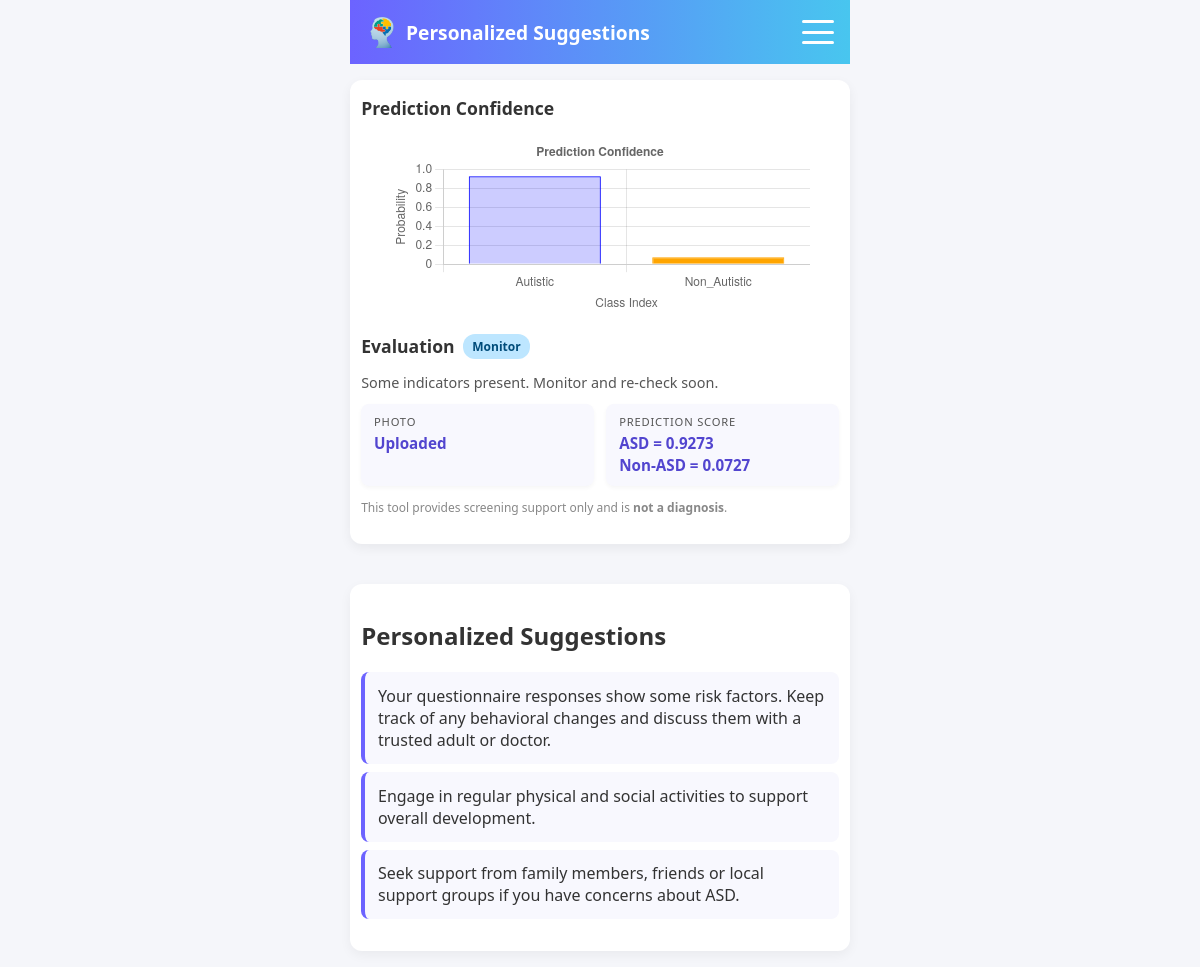
The page /suggestions.php (signed in) on the database its author committed.
### tables this page shows
CREATE TABLE questionnaires (
        id INTEGER PRIMARY KEY AUTOINCREMENT,
        user_id INTEGER NOT NULL,
        answers TEXT NOT NULL,
        score INTEGER NOT NULL,
        created_at DATETIME DEFAULT CURRENT_TIMESTAMP,
        FOREIGN KEY(user_id) REFERENCES users(id)
    );

### config.php (called while the page is built, shortened)
<?php
$DATABASE_PATH = __DIR__ . '/data/app.sqlite';
function get_db() {
    global $DATABASE_PATH;
    $pdo = new PDO('sqlite:' . $DATABASE_PATH);
    $pdo->setAttribute(PDO::ATTR_ERRMODE, PDO::ERRMODE_EXCEPTION);
    return $pdo;
}
function get_latest_detection($userId) {
    $pdo = get_db();
    $stmt = $pdo->prepare('SELECT * FROM results WHERE user_id = :user_id ORDER BY created_at DESC LIMIT 1');
    $stmt->execute([':user_id' => $userId]);
    return $stmt->fetch(PDO::FETCH_ASSOC);
}
function get_latest_questionnaire($userId) {
    $pdo = get_db();
    $stmt = $pdo->prepare('SELECT * FROM questionnaires WHERE user_id = :user_id ORDER BY created_at DESC LIMIT 1');
    $stmt->execute([':user_id' => $userId]);
    return $stmt->fetch(PDO::FETCH_ASSOC);
}
function generate_suggestions($userId) {
    $suggestions = [];
    $latestDetection = get_latest_detection($userId);
    $latestQuestionnaire = get_latest_questionnaire($userId);
    $score = $latestQuestionnaire['score'] ?? null;
    if ($score !== null) {
        if ($score >= 7) {
            $suggestions[] = 'Your questionnaire responses indicate a higher risk. Schedule an appointment with a healthcare professional.';
        } elseif ($score >= 4) {
            $suggestions[] = 'Your questionnaire responses show some risk factors. Keep track of any behavioral changes and discuss them with a trusted adult or doctor.';
        } else {
            $suggestions[] = 'Your questionnaire responses indicate minimal risk. Continue healthy development and activities.';
        }
    }
    $suggestions[] = 'Engage in regular physical and social activities to support overall development.';
    $suggestions[] = 'Seek support from family members, friends or local support groups if you have concerns about ASD.';
    return $suggestions;
}

### suggestions.php (the view, shortened to what this page needs)
<?php
require_once __DIR__ . '/config.php';
$userId = $_SESSION['user_id'];
$latestDetection = get_latest_detection($userId);
$latestQuestionnaire = get_latest_questionnaire($userId);
$photoUploaded = ($latestDetection !== null);
$score = null;
if ($latestQuestionnaire) {
    $score = $latestQuestionnaire['score'];
}
$classification = null;
$note = '';
$badgeClass = '';
if ($photoUploaded && $latestQuestionnaire) {
    if ($score !== null && $score >= 6) {
        $classification = 'ASD';
        $badgeClass = 'badge-asd';
        $note = 'Elevated indicators <strong>detected</strong>. Consider consulting a professional.';
    } elseif ($score !== null && $score >= 4) {
        $classification = 'Monitor';
        $badgeClass = 'badge-monitor';
        $note = 'Some indicators present. Monitor and re‑check soon.';
    } else {
        $classification = 'No ASD';
        $badgeClass = 'badge-noas';
        $note = 'No immediate concerns from current inputs.';
    }
}
$suggestions = ($classification) ? generate_suggestions($userId) : [];
?>
<!DOCTYPE html>
<html lang="en">
<head>
    <link rel="stylesheet" href="assets/styles.css">
</head>
<body>
    <div class="mobile-header">
        <div class="logo-name">
            <img src="assets/autism1.png" alt="ASD art">
            <span>Personalized Suggestions</span>
        </div>
        <label for="menu-toggle" class="burger" aria-label="Toggle navigation">
            <span></span>
            <span></span>
            <span></span>
        </label>
    </div>
    <main>
        <?php if (!$classification): ?>
        <div class="container">
            <p>You must complete both the photo upload and the questionnaire to see your personalized evaluation and suggestions.</p>
            <?php if (!$photoUploaded): ?>
                <p>Please visit the <a href="detection.php">Face Detection</a> page to upload your photo.</p>
            <?php endif; ?>
            <?php if (!$latestQuestionnaire): ?>
                <p>Please visit the <a href="questionnaire.php">Questionnaire</a> page to answer the questions.</p>
            <?php endif; ?>
        </div>
        <?php else: ?>
        <div class="evaluation-card">
            <h2>Prediction Confidence</h2>
            <div style="width:98%;max-width:420px;margin:0 auto; margin-bottom: 0.5rem;">
                <canvas id="aqBarChart" height="180" style="width:100%;display:block;"></canvas>
            </div>
            <script>
                // Fixed probabilities
                const probAutistic = 0.9273;
                const probNonAutistic = 0.0727;
                const ctx = document.getElementById('aqBarChart').getContext('2d');
                new Chart(ctx, {
                    type: 'bar',
                    data: {
                        labels: ['Autistic', 'Non_Autistic'],
                        datasets: [{
                            label: 'Probability',
                            data: [probAutistic, probNonAutistic],
                            backgroundColor: [
                                'rgba(0, 0, 255, 0.2)', // blue for Autistic
                                'orange' // orange for Non_Autistic
                            ],
                            borderColor: [
                                'rgba(0, 0, 255, 1)',
                                'orange'
                            ],
                            borderWidth: 1
                        }]
                    },
                    options: {
                        responsive: true,
                        plugins: {
                            legend: { display: false },
                            title: {
                                display: true,
                                text: 'Prediction Confidence'
                            }
                        },
                        scales: {
                            y: {
                                beginAtZero: true,
                                max: 1,
                                title: { display: true, text: 'Probability' }
                            },
                            x: {
                                title: { display: true, text: 'Class Index' }
                            }
                        }
                    }
                });
            </script>
            <h2 style="margin-top:1.2rem;">Evaluation <span class="badge <?= $badgeClass ?>"><?= $classification ?></span></h2>
            <p class="evaluation-note"><?php echo $note; ?></p>
            <div class="stat-group">
                <div class="stat-chip">
                    <span class="stat-label">Photo</span>
                    <span class="stat-value"><?= $photoUploaded ? 'Uploaded' : 'Missing' ?></span>
                </div>
                <div class="stat-chip">
                    <span class="stat-label">Prediction Score</span>
                    <span class="stat-value">ASD = 0.9273<br>Non-ASD = 0.0727</span>
                </div>
            </div>
            <p class="disclaimer">This tool provides screening support only and is <strong>not a diagnosis</strong>.</p>
        </div>
        <div class="suggestions-box">
            <h2>Personalized Suggestions</h2>
            <ul class="suggestions">
                <?php foreach ($suggestions as $suggestion): ?>
                    <li><?= htmlspecialchars($suggestion) ?></li>
                <?php endforeach; ?>
            </ul>
        </div>
        <?php endif; ?>
    </main>
</body>
</html>

### assets/styles.css (style rules this page uses)
html, body { width: 100%; min-height: 100vh; overflow-x: hidden; }
* { box-sizing: border-box; }
body { margin: 0; padding: 0; font-family: 'Segoe UI', Tahoma, sans-serif; background-color: #f5f6fa; color: #333; }
:root { --primary-color: #6C63FF; --primary-dark: #5245cf; --accent-color: #48C6EF; --background-card: #ffffff; --background-page: #f5f6fa; --text-color: #333; }
main { padding: 1rem; display: flex; flex-direction: column; align-items: center; }
.suggestions { list-style: none; padding-left: 0; }
.suggestions li { background-color: #F8F8FE; padding: 0.8rem; margin-bottom: 0.5rem; border-radius: 8px; border-left: 4px solid var(--primary-color); }
.suggestions-box { background-color: var(--background-card); padding: 1rem 0.7rem; box-sizing: border-box; border-radius: 12px; box-shadow: 0 4px 12px rgba(0,0,0,0.05); margin-top: 1rem; width: 100%; max-width: 500px; }
.mobile-header { background: linear-gradient(90deg, var(--primary-color) 0%, var(--accent-color) 100%); color: #fff; display: flex; align-items: center; justify-content: space-between; padding: 1rem; position: relative; width: 100%; max-width: 500px; margin: 0 auto; }
.logo-name { display: flex; align-items: center; gap: 0.5rem; font-size: 1.2rem; font-weight: 600; }
.logo-name img { width: 32px; height: 32px; border-radius: 6px; object-fit: cover; }
.burger { width: 32px; height: 24px; position: relative; display: flex; flex-direction: column; justify-content: space-between; cursor: pointer; transition: transform 0.3s ease; }
.burger span { display: block; height: 3px; background: #fff; border-radius: 2px; transition: transform 0.3s ease, opacity 0.3s ease; }
.evaluation-card { background-color: var(--background-card); padding: 1rem 0.7rem; box-sizing: border-box; border-radius: 12px; box-shadow: 0 4px 12px rgba(0,0,0,0.06); margin-bottom: 1.5rem; width: 100%; max-width: 500px; text-align: left; }
.evaluation-card h2 { margin-top: 0; font-size: 1.1rem; font-weight: 600; display: flex; align-items: center; gap: 0.5rem; }
.badge { display: inline-block; padding: 0.25rem 0.6rem; border-radius: 12px; font-size: 0.75rem; font-weight: 600; }
.badge-monitor { background-color: #bde6ff; color: #004c7a; }
.evaluation-note { font-size: 0.9rem; margin: 0.75rem 0; color: #555; }
.stat-group { width: 100%; box-sizing: border-box; display: flex; gap: 0.8rem; flex-wrap: wrap; }
.stat-label { display: block; font-size: 0.7rem; text-transform: uppercase; letter-spacing: 0.05rem; margin-bottom: 0.2rem; color: #555; }
.stat-value { font-size: 0.95rem; font-weight: 600; color: var(--primary-dark); }
.disclaimer { font-size: 0.75rem; color: #888; margin-top: 0.8rem; }

### rows shown on the page
questionnaires: score "Monitor", score "Some indicators present. Monitor and re‑check soon."

### other values the page prints
$suggestion "Your questionnaire responses show some risk factors. Keep track of any behavioral changes and discuss them with a trusted adult or doctor."
$suggestion "Engage in regular physical and social activities to support overall development."
$suggestion "Seek support from family members, friends or local support groups if you have concerns about ASD."
